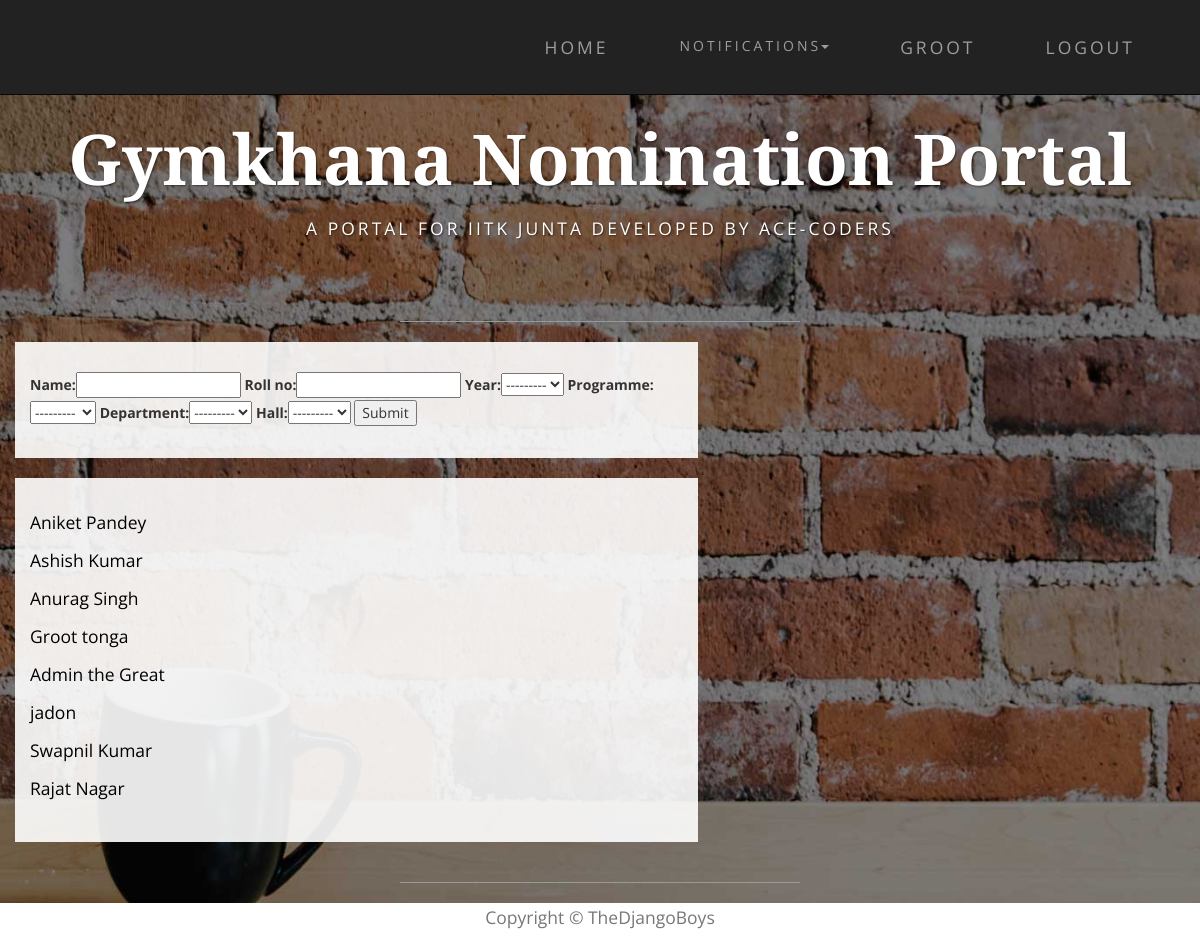
The page /nominations/filter/ (signed in) on the database its author committed.
### nomi/models.py (models this page shows, shortened)
class UserProfile(models.Model):
    user = models.OneToOneField(User, on_delete=models.CASCADE)
    name = models.CharField(max_length=40, blank=True)
    roll_no = models.IntegerField(null=True)
    year = models.CharField(max_length=4, choices=YEAR, default='Y16')
    programme = models.CharField(max_length=7, choices=PROGRAMME, default='B.Tech')
    department = models.CharField(max_length=200, choices=DEPT, default=None)
    hall = models.CharField(max_length=10, choices=HALL, default=1)
    room_no = models.CharField(max_length=10, null=True)

### nomi/views.py (the view)
@login_required
def universal_filter(request):
    filter = UserProfileFilter(request.GET, queryset=UserProfile.objects.all())
    return render(request, 'filters.html', {'filter': filter})

### nomi/templates/filters.html
{% extends 'base.html' %}
{% load bootstrap %}
{% block content %}
    <div class="container">
    <div class="row">
        <div class="col-lg-7 box">
            <form action="" method="get">
                {{ filter.form|bootstrap }}
                <input type="submit" />
            </form>
        </div>
    </div>
    <div class="row">
        <div class=" col-lg-7  box">
            {% for obj in filter.qs %}
                <p class="text-inverse">{{ obj.name }}</p>
            {% endfor %}
        </div>
    </div>
    </div>
{% endblock %}

### nomi/templates/base.html (shortened to what this page needs)
<!DOCTYPE html>
<html lang="en">
{% load staticfiles %}
<head>
    <link href="{% static 'nomi/css/bootstrap.min.css' %}" rel="stylesheet">
    <link href="{% static 'nomi/css/business-casual.css' %}" rel="stylesheet">
</head>
<body>
 {% block navigation %}
    <nav id="mainNav" class="navbar navbar-inverse navbar-custom navbar-fixed-top">
        <div class="container">
            <div class="collapse navbar-collapse" id="bs-example-navbar-collapse-1">
                 <ul class="nav navbar-nav navbar-right">
                    <li><a href="{% url 'index' %}">Home</a></li>
                    {% if user.is_authenticated %}
                     <li class="dropdown">
                         <a class="btn btn-link dropdown-toggle" data-toggle="dropdown"type="button">Notifications<span class="caret"></span></a>
                     </li>
                     <li><a href="{% url 'profile' %}" >{{user.get_username}}</a></li>
                     <li><a href="{% url 'logout' %}?next={% url 'index' %}">Logout</a></li>
                    {% else %}
                        <li><a href="{% url 'login' %}?next={{request.path}}">Login</a></li>
                     {% endif %}
                 </ul>
            </div>
        </div>
    </nav>
 {% endblock %}
 {% block heading %}
    <div class="brand main">Gymkhana Nomination Portal</div>
    <div class="address-bar">A PORTAL FOR IITK JUNTA DEVELOPED BY ACE-CODERS</div>
    <br>
    <hr>
 {% endblock %}
    {% block content %}
    {% endblock %}
    <hr>
    <div class="col-lg-12 text-center " style="background:white;height:40px">
        <p class="text-muted">Copyright &copy; TheDjangoBoys</p>
    </div>
</body>

### nomi/static/nomi/css/business-casual.css (style rules this page uses)
body { font-family: "Open Sans","Helvetica Neue",Helvetica,Arial,sans-serif; background: url('../img/bg.jpg') no-repeat center center fixed; -webkit-background-size: cover; -moz-background-size: cover; background-size: cover; -o-background-size: cover; }
p { font-size: 1.25em; line-height: 1.6; color: #000; }
hr { max-width: 400px; border-color: #999999; }
.brand, .address-bar { display: none; }
.navbar-nav { text-transform: uppercase; font-weight: 400; letter-spacing: 3px; }
.box { margin-bottom: 20px; padding: 30px 15px; background: #fff; background: rgba(255,255,255,0.9); }
@media screen and (min-width:768px) { .brand { display: inherit; margin: 0; padding: 30px 0 10px; text-align: center; text-shadow: 1px 1px 2px rgba(0,0,0,0.5); font-family: "Josefin Slab","Helvetica Neue",Helvetica,Arial,sans-serif; font-size: 5em; font-weight: 700; line-height: normal; color: #fff; } }
@media screen and (min-width:768px) { .address-bar { display: inherit; margin: 0; padding: 0 0 40px; text-align: center; text-shadow: 1px 1px 2px rgba(0,0,0,0.5); text-transform: uppercase; font-size: 1.25em; font-weight: 400; letter-spacing: 3px; color: #fff; } }
@media screen and (min-width:768px) { .navbar { border-radius: 0; } }
@media screen and (min-width:768px) { .navbar { min-height: 0; } }
@media screen and (min-width:768px) { .nav>li>a { padding: 35px; } }
@media screen and (min-width:768px) { .navbar-nav>li>a { line-height: normal; } }
@media screen and (min-width:768px) { .navbar-nav { display: table; float: none; margin: 0 auto; table-layout: fixed; font-size: 1.25em; } }
@media screen and (min-width:1200px) { .box:after { content: ''; display: table; clear: both; } }

### rows shown on the page
UserProfile: name "Aniket Pandey"
UserProfile: name "Ashish Kumar"
UserProfile: name "Anurag Singh"
UserProfile: name "Groot tonga"
UserProfile: name "Admin the Great"
UserProfile: name "jadon"
UserProfile: name "Swapnil Kumar"
UserProfile: name "Rajat Nagar"

### other values the page prints
{{ user.get_username }} "GROOT"
